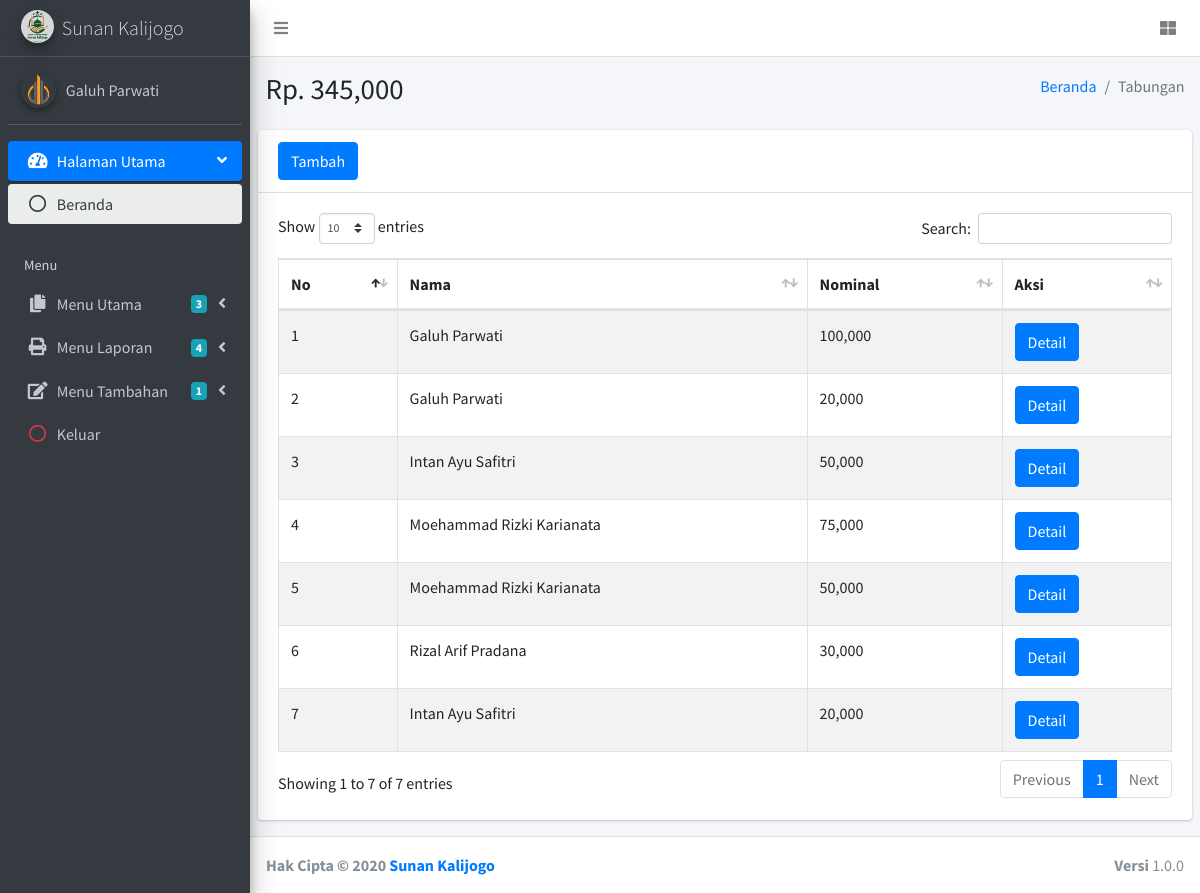
The app's page /tabungan.php (signed in) with its own data.
### tables this page shows
CREATE TABLE `tb_pengguna` (
  `id_pengguna` int(4) NOT NULL,
  `nama_lengkap` varchar(50) DEFAULT NULL,
  `username` varchar(50) DEFAULT NULL,
  `password` varchar(250) DEFAULT NULL,
  `no_hp` varchar(15) DEFAULT NULL,
  `gambar` varchar(250) DEFAULT 'coretancode.png',
  `created` datetime DEFAULT NULL,
  `modified` datetime DEFAULT NULL
);

CREATE TABLE `tb_tabungan` (
  `id_tabungan` int(4) NOT NULL,
  `id_remaja` int(4) DEFAULT NULL,
  `nominal` varchar(10) DEFAULT NULL,
  `created` datetime DEFAULT NULL,
  `modified` datetime DEFAULT NULL
);

CREATE TABLE `tb_remaja` (
  `id_remaja` int(4) NOT NULL,
  `nama_lengkap` varchar(100) DEFAULT NULL,
  `jenis_kelamin` enum('Laki - Laki','Perempuan') DEFAULT NULL,
  `created` datetime DEFAULT NULL,
  `modified` datetime DEFAULT NULL
);

### tabungan.php (the view, shortened to what this page needs)
<?php
include 'koneksi.php';
if(!isset($_COOKIE["version"])) {
	header("location:keluar");
}else {
	$userid = $_COOKIE["version"];
	$sql = mysqli_query($conn, "SELECT * FROM tb_pengguna WHERE id_pengguna = '$userid'");
	$data = mysqli_fetch_array($sql);
}
$query2 = mysqli_query($conn, "SELECT SUM(nominal) AS tabungan FROM tb_tabungan");
$row2 = mysqli_fetch_array($query2);
?>
<!DOCTYPE html>
<html>
<head>
	<link rel="stylesheet" href="assets/plugins/fontawesome-free/css/all.min.css">
	<link rel="stylesheet" href="https://code.ionicframework.com/ionicons/2.0.1/css/ionicons.min.css">
	<link rel="stylesheet" href="assets/plugins/sweetalert2-theme-bootstrap-4/bootstrap-4.min.css">
	<link rel="stylesheet" href="assets/plugins/toastr/toastr.min.css">
	<link rel="stylesheet" href="assets/plugins/datatables-bs4/css/dataTables.bootstrap4.css">
	<link rel="stylesheet" href="assets/plugins/summernote/summernote-bs4.css">
	<link rel="stylesheet" href="assets/dist/css/adminlte.min.css">
	<link rel="stylesheet" href="assets/plugins/sweet-alert2/dist/sweetalert2.min.css">
</head>
<body class="hold-transition sidebar-mini layout-fixed">
	<div class="wrapper">
		<nav class="main-header navbar navbar-expand navbar-white navbar-light">
			<ul class="navbar-nav">
				<li class="nav-item">
					<a class="nav-link" data-widget="pushmenu" href="#"><i class="fas fa-bars"></i></a>
				</li>
			</ul>
			<ul class="navbar-nav ml-auto">
				<li class="nav-item">
					<a class="nav-link" data-widget="control-sidebar" data-slide="true" href="#">
						<i class="fas fa-th-large"></i>
					</a>
				</li>
			</ul>
		</nav>
		<aside class="main-sidebar sidebar-dark-primary elevation-4">
			<a href="beranda" class="brand-link">
				<img src="assets/images/fav.png" alt="NIFA Logo" class="brand-image img-circle elevation-3" style="opacity: .8; background-color: #FFFFFF;">
				<span class="brand-text font-weight-light">Sunan Kalijogo</span>
			</a>
			<div class="sidebar">
				<div class="user-panel mt-3 pb-3 mb-3 d-flex">
					<div class="image">
						<img src="assets/images/akun/<?php echo $data['gambar'];?>" class="img-circle elevation-2" alt="User Image" style="width: 35px; height: 35px;">
					</div>
					<div class="info">
						<a href="akun" class="d-block"><?php echo $data['nama_lengkap'];?></a>
					</div>
				</div>
				<nav class="mt-2">
					<ul class="nav nav-pills nav-sidebar flex-column" data-widget="treeview" role="menu" data-accordion="false">
						<li class="nav-item has-treeview menu-open">
							<a href="#" class="nav-link active">
								<i class="nav-icon fas fa-tachometer-alt"></i>
								<p>
									Halaman Utama
									<i class="right fas fa-angle-left"></i>
								</p>
							</a>
							<ul class="nav nav-treeview">
								<li class="nav-item">
									<a href="beranda" class="nav-link active">
										<i class="far fa-circle nav-icon"></i>
										<p>Beranda</p>
									</a>
								</li>
							</ul>
						</li>
						<li class="nav-header">Menu</li>
						<li class="nav-item has-treeview">
							<a href="#" class="nav-link">
								<i class="nav-icon fas fa-copy"></i>
								<p>
									Menu Utama
									<i class="fas fa-angle-left right"></i>
									<span class="badge badge-info right">3</span>
								</p>
							</a>
						</li>
						<li class="nav-item has-treeview">
							<a href="#" class="nav-link">
								<i class="nav-icon fa fa-print"></i>
								<p>
									Menu Laporan
									<i class="fas fa-angle-left right"></i>
									<span class="badge badge-info right">4</span>
								</p>
							</a>
						</li>
						<li class="nav-item has-treeview">
							<a href="#" class="nav-link">
								<i class="nav-icon fas fa-edit"></i>
								<p>
									Menu Tambahan
									<i class="fas fa-angle-left right"></i>
									<span class="badge badge-info right">1</span>
								</p>
							</a>
						</li>
						<li class="nav-item">
							<a href="keluar" class="nav-link">
								<i class="nav-icon far fa-circle text-danger"></i>
								<p class="text">Keluar</p>
							</a>
						</li>
					</ul>
				</nav>
			</div>
		</aside>
		<div class="content-wrapper">
			<section class="content-header">
				<div class="container-fluid">
					<div class="row mb-2">
						<div class="col-sm-6">
							<h1>Rp. <?php echo number_format($row2['tabungan']);?></h1>
						</div>
						<div class="col-sm-6">
							<ol class="breadcrumb float-sm-right">
								<li class="breadcrumb-item"><a href="beranda">Beranda</a></li>
								<li class="breadcrumb-item active">Tabungan</li>
							</ol>
						</div>
					</div>
				</div>
			</section>
			<section class="content">
				<div class="row">
					<div class="col-12">
						<div class="card">
							<div class="card-header">
								<h3 class="card-title"><button type="button" class="btn btn-primary" data-toggle="modal" data-target="#modal-tambah">Tambah</button></h3>
							</div>
							<div class="card-body">
								<div class="table-responsive">
									<table id="example1" class="table table-bordered table-striped">
										<thead>
											<tr>
												<th>No</th>
												<th>Nama</th>
												<th>Nominal</th>
												<th>Aksi</th>
											</tr>
										</thead>
										<tbody>
											<?php
											$no = 1;
											$query = "SELECT t.id_tabungan, t.id_remaja, t.nominal, r.nama_lengkap FROM tb_tabungan t INNER JOIN tb_remaja r ON t.id_remaja = r.id_remaja ORDER BY t.id_tabungan ASC";
											$exe = mysqli_query($conn, $query);
											while($row = mysqli_fetch_array($exe)) {
												?>
												<tr>
													<td><?php echo $no++;?></td>
													<td><?php echo $row['nama_lengkap'];?></td>
													<td><?php echo number_format($row['nominal']);?></td>
													<td>
														<button id="detail-tabungan" type="button" class="btn btn-primary" data-toggle="modal" data-target="#modal-detail" data-id="<?php echo $row['id_tabungan'];?>" data-remaja="<?php echo $row['id_remaja'];?>" data-nominal="<?php echo $row['nominal'];?>">Detail</button>
													</td>
												</tr>
											<?php } ?>
										</tbody>
									</table>
								</div>
							</div>
						</div>
					</div>
				</div>
			</section>
		</div>
		<footer class="main-footer">
			<strong>Hak Cipta &copy; 2020 <a href="">Sunan Kalijogo</a></strong>
			<div class="float-right d-none d-sm-inline-block">
				<b>Versi</b> 1.0.0
			</div>
		</footer>
	</div>
</body>
</html>

### records on screen
tb_pengguna: gambar (picture), nama_lengkap "Galuh Parwati"
tb_tabungan: id_remaja.nama_lengkap "Galuh Parwati", nominal "100,000"
tb_tabungan: id_remaja.nama_lengkap "Galuh Parwati", nominal "20,000"
tb_tabungan: id_remaja.nama_lengkap "Intan Ayu Safitri", nominal "50,000"
tb_tabungan: id_remaja.nama_lengkap "Moehammad Rizki Karianata", nominal "75,000"
tb_tabungan: id_remaja.nama_lengkap "Moehammad Rizki Karianata", nominal "50,000"
tb_tabungan: id_remaja.nama_lengkap "Rizal Arif Pradana", nominal "30,000"
tb_tabungan: id_remaja.nama_lengkap "Intan Ayu Safitri", nominal "20,000"

### other values on screen
$row2['tabungan'] "345,000"
